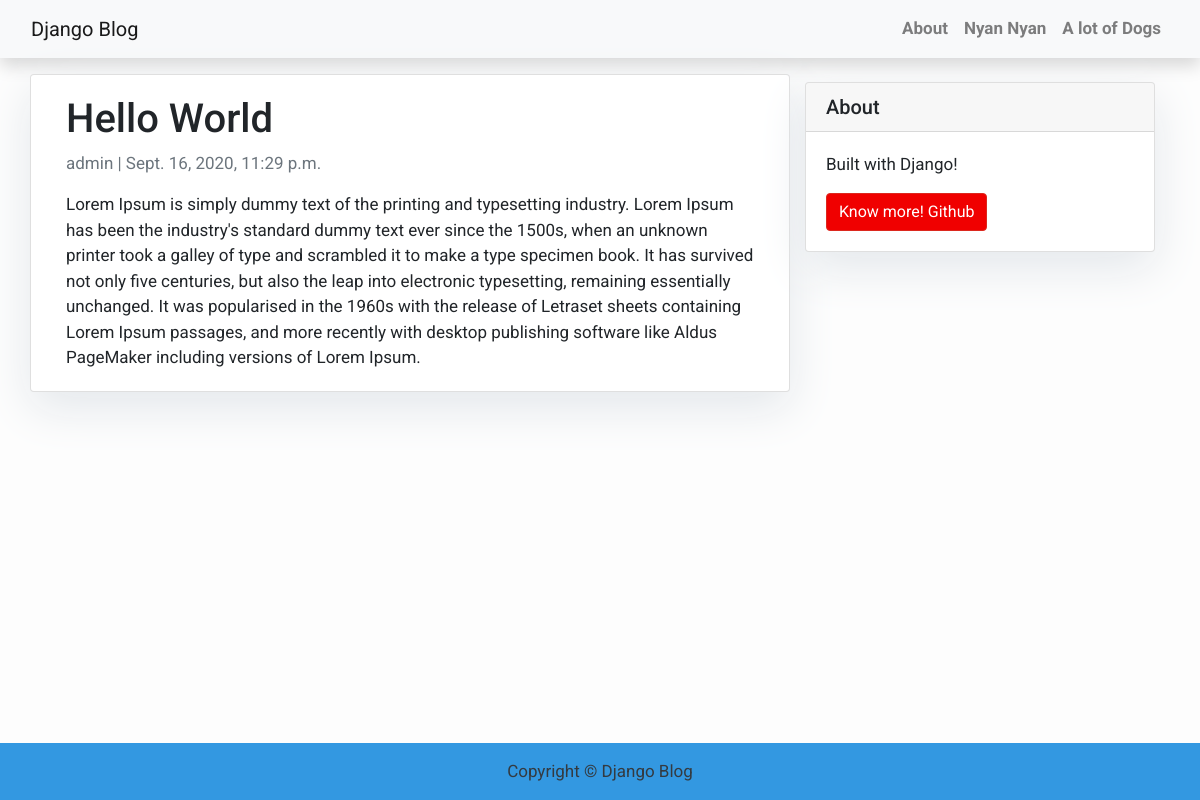
Screenshot of /hello-world with the database file from the repository.
### blog/models.py (models this page shows, shortened)
class Post(models.Model):
    title = models.CharField(max_length=200, unique=True)
    slug = models.SlugField(max_length=200, unique=True)
    author = models.ForeignKey(User, on_delete=models.CASCADE, related_name='blog_posts')
    updated_on = models.DateTimeField(auto_now=True)
    content = models.TextField()
    created_on = models.DateTimeField(auto_now_add=True)
    status = models.IntegerField(choices=STATUS, default=0)
    class Meta:
        ordering = ['-created_on']

### blog/views.py (the view)
# urls.py: path('<slug:slug>', views.PostDetail.as_view(), name='post_detail'),
class PostDetail(generic.DetailView):
    model = Post
    template_name = 'blog/post_detail.html'  # detail about each blog post will be on post_detail.html

### blog/templates/blog/post_detail.html
{% extends 'blog/base.html' %}
{% block content %}
<div class="container">
    <div class="row">
        <div class="col-md-8 card mb-4 mt-3 left top">
            <div class="card-body">
                <h1>{% block title %} {{ object.title }} {% endblock title %}</h1>
                <p class="text-muted"> {{ post.author }} | {{ post.created_on }} </p>
                <p class="card-text"> {{ object.content }}</p>
            </div>
        </div>
        {% block sidebar %} {% include 'blog/sidebar.html' %} {% endblock sidebar %}
    </div>
</div>
{% endblock content %}

### blog/templates/blog/base.html (style rules this page uses)
body { font-family: "Roboto", sans-serif; font-size: 17px; background-color: #fdfdfd; }

### blog/templates/blog/sidebar.html (style rules this page uses)
.card { box-shadow: 0 16px 48px #E3E7EB; }

### rows the page displays
Post: title "Hello World", author "admin", created_on "Sept. 16, 2020, 11:29 p.m.", content "Lorem Ipsum is simply dummy text of the printing and typesetting industry. Lorem Ipsum has been the industry's standard dummy text ever since the 1500s, when an unknown printer took a galley of type and scrambled it to make a type specimen book. It has survived not only five centuries, but also the leap into electronic typesetting, remaining essentially unchanged. It was popularised in the 1960s with the release of Letraset sheets containing Lorem Ipsum passages, and more recently with desktop publishing software like Aldus PageMaker including versions of Lorem Ipsum."
